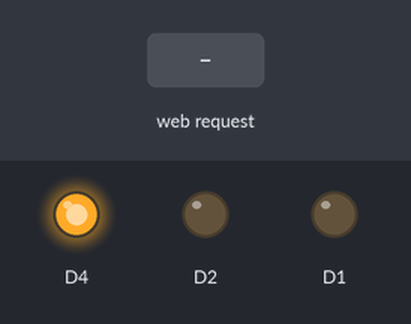
The sketch below on a simulated ESP8266 (NodeMCU). On the bench: output pins drawn as LEDs (lit = HIGH). Inputs (shaded band) come from the test bench. What the sketch prints to the serial monitor is not drawn.

Above: at 2.2 s.
2.3 s: HTTP request GET /capture received
At 3.1 s:
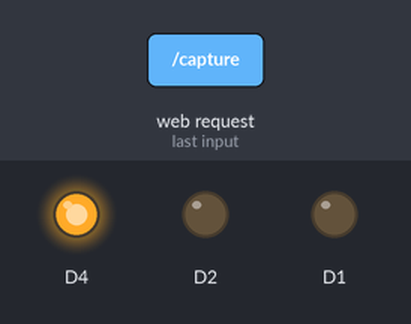
3.9 s: HTTP request GET /burst received
At 4.2 s:
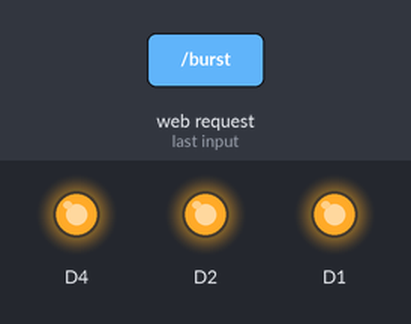
5.4 s: HTTP request GET /bulbOff received
At 6.6 s:
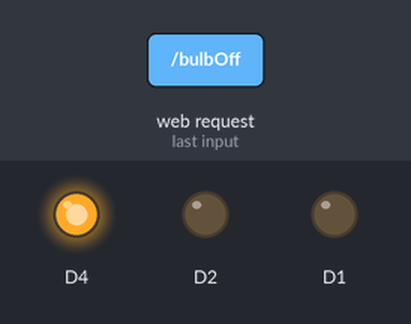
Timing chart, 0 to 8.4 s (numbered marks = the images above; inputs shaded):
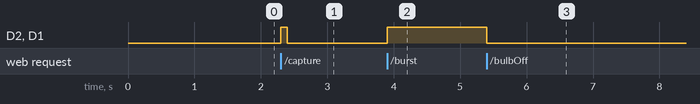

The sketch:

ESP_intervalometer.ino
```cpp
/*
  Open browser, visit 192.168.4.1
*/
#include <ESP8266WiFi.h>
#include <WiFiClient.h>
#include <ESP8266WebServer.h>

const char *ssid = "Shutter Remote";
const char *password = "password";
int focusPin = LOW;
int shutterPin = LOW;


ESP8266WebServer intwebserver(80);

void handleRoot()
{
  response();
}

void capture()
{
  focusPin = LOW;
  shutterPin = LOW;

  digitalWrite(D1, HIGH);
  digitalWrite(D2, HIGH);
  delay(100);
  digitalWrite(D2, LOW);
  digitalWrite(D1, LOW);
  delay(100);
  response();
}

void burstMode()
{
  focusPin = LOW;
  shutterPin = LOW;
  digitalWrite(D1, HIGH);
  digitalWrite(D2, HIGH);
  response();
}

void bulbOn()
{
  focusPin = LOW;
  shutterPin = LOW;
  digitalWrite(D1, HIGH);
  digitalWrite(D2, HIGH);
  response();
}

void bulbOff()
{
  focusPin = LOW;
  shutterPin = LOW;
  digitalWrite(D2, LOW);
  digitalWrite(D1, LOW);
  response();
}

const String HtmlHtml = "<html><head>"
                        "<link rel=\"stylesheet\" href=\"https://cdnjs.cloudflare.com/ajax/libs/mini.css/3.0.1/mini-default.min.css\"><meta name=\"viewport\" content=\"width=device-width, initial-scale=1\"><title>ESP8266AstroIntervalometer</title></head>";
const String HtmlHtmlClose = "</body></html>";
const String HtmlTitle = "<body><h1>Wireless shutter trigger</h1><br/>\n";
const String HtmlButtons =
  "<a href=\"capture\"><button style=\"display: inline-block; width: 50%; margin: 5px auto; text-align: center;\">Capture</button></a>"
  "<a href=\"burst\"><button style=\"display: inline-block; width: 50%; margin: 5px auto; text-align: center;\">Burst mode</button></a><br/><br/>"
  "<a href=\"bulbOn\"><button style=\"display: inline-block; width: 50%; margin: 5px auto; text-align: center;\">Start Bulb Mode</button></a>"
  "<a href=\"bulbOff\"><button style=\"display: inline-block; width: 50%; margin: 5px auto; text-align: center;\">Stop</button></a><br/><br/>";
const String HtmlInterval = "<div class=\"container\"><div class=\"row\">"
                            "<form action=\"/astropic\" method=\"post\" target=\"curstatus\">"
                            "<div class=\"row\">Exposure: <input type=\"text\" name=\"exptime\"></div>"
                            "<div class=\"row\">Delay: <input type=\"text\" name=\"waittime\"></div>"
                            "<div class=\"row\">Pics: <input type=\"text\" name=\"reps\"></div>"
                            "<div class=\"row\"><select name=\"action\"><option value=\"Start\">Start</option><option value=\"Stop\">Stop</option></select></div><br>"
                            "<div class=\"row\"><input type=\"submit\" value=\"Submit\"></div></form></div>"
                            "<div class=\"row\"><form action=\"/astropic\" method=\"get\" target=\"curstatus\"><input type=\"submit\" value=\"GetStatus\"></form></div>"
                            "<div class=\"row\"><iframe name=\"curstatus\" id=\"curstatus\"></iframe></div>";

void response()
{
  String page = HtmlHtml + HtmlTitle;
  page += HtmlButtons;
  page += HtmlInterval;
  page += HtmlHtmlClose;
  intwebserver.send(200, "text/html", page);
}

void setup()
{
  delay(1000);
  Serial.begin(115200);
  Serial.println();
  WiFi.softAP(ssid, password);
  IPAddress apip = WiFi.softAPIP();
  Serial.print("visit: \n");
  Serial.println(apip);
  intwebserver.on("/", handleRoot);
  intwebserver.on("/capture", capture);
  intwebserver.on("/burst", burstMode);
  intwebserver.on("/bulbOn", bulbOn);
  intwebserver.on("/bulbOff", bulbOff);
  intwebserver.begin();
  Serial.println("HTTP server started");
  pinMode(D1, OUTPUT);
  digitalWrite(D1, focusPin);
  pinMode(D2, OUTPUT);
  digitalWrite(D2, shutterPin);
  pinMode(D4, OUTPUT);
  digitalWrite(D4, HIGH);
}
void loop()
{
  intwebserver.handleClient();

}
```

Measured:
- after the input at 2.3 s, D2, D1: LOW → HIGH at once, → LOW 0.10 s later
- after the input at 3.9 s, D2, D1: LOW → HIGH at once
- after the input at 5.4 s, D2, D1: HIGH → LOW at once
